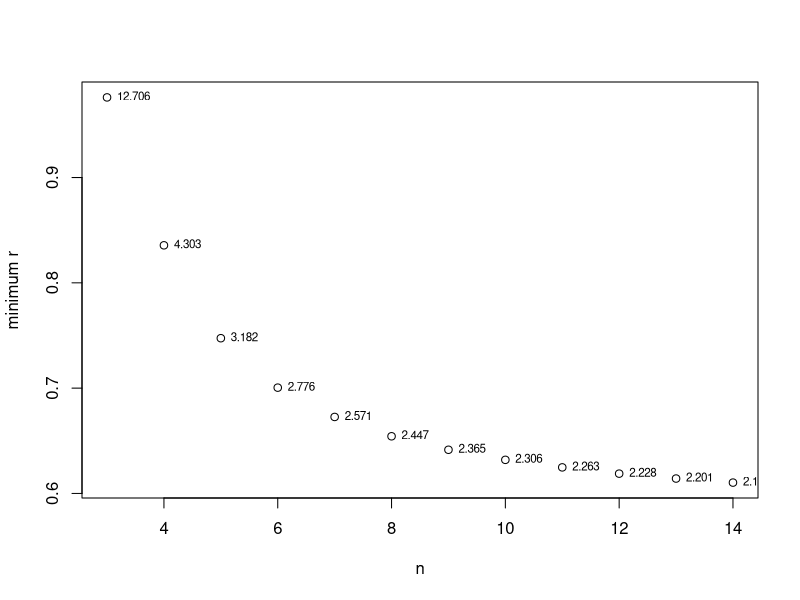

Reproduce this figure in R. (Note: this script raises an error after producing the figure.)
library(tidyverse)

# 1.1.1

x = rnorm(1000)     # sample 1000 points
x = (cos(x))^2      # compute cos(x)*cos(x)
x_avg = mean(x)     # compute the mean
x_avg
var(x)

k = 1000
avgs = rep(0,k)
n = 1000

for (i in 1:k){
  x = rnorm(n)     # sample 1000 points
  x = (cos(x))^2      # compute cos(x)*cos(x)
  avgs[i] = mean(x)
}

var(avgs)
var(x)/n

  
# 1.1.2

r = 0.3; n = 10
t = (r / sqrt(1-r^2)) * sqrt(n-2)
2*pt(t, n-2, lower=FALSE)

t_tab = c(Inf,Inf,
          12.706,4.303,3.182,2.776,
          2.571,2.447,2.365,2.306,
          2.263,2.228,2.201,2.179) 

r = t_tab/sqrt(n-2+t_tab^2)

par(mfrow=c(1,1))
plot(3:length(r), r[3:length(r)], xlab="n",ylab="minimum r")
text(3:length(r), r[3:length(r)], labels=t_tab[-c(1,2)], cex= 0.7, pos=4)
# Plot showing the minimum r required to reject $H_0$ for $\alpha = 0.05$. Different sample counts (training cycles)
# are plotted along the x-axis, while the number label indicates the critical value for the corresponding degrees of freedom
# (n-2).

tibble(N = 1:14,hey = r) %>%
  as_tibble(cbind(nms = names(.), t(.)))